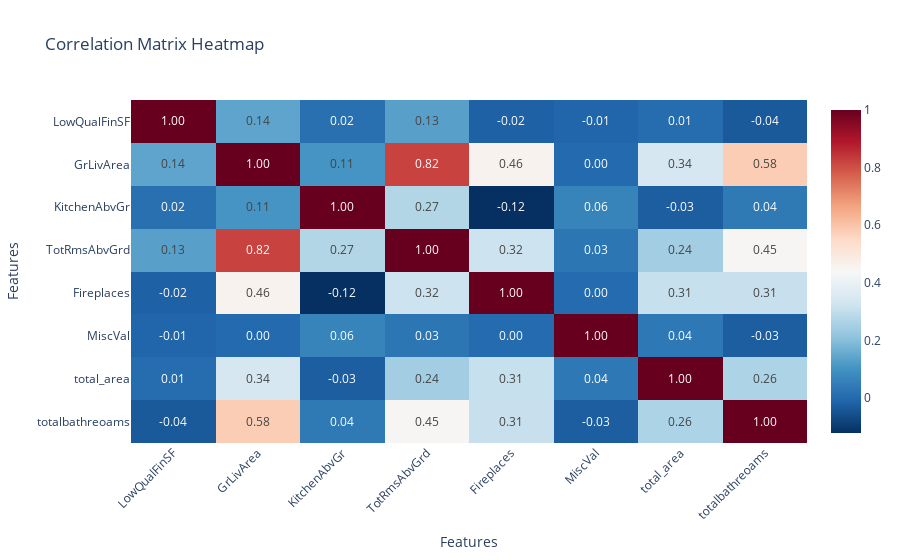

Write notebook code for a chart like this one.
### Code cell
# the correlation matrix
corr_matrix = numerical_v2.corr(numeric_only=True)
# Convert it to long format for Plotly
corr_long = corr_matrix.reset_index().melt(id_vars='index')
corr_long.columns = ['Feature1', 'Feature2', 'Correlation']
# Create Plotly heatmap
fig = px.imshow(
    corr_matrix,
    text_auto='.2f',
    color_continuous_scale='RdBu_r',
    title='Correlation Matrix Heatmap',
    aspect='auto'
)

fig.update_layout(
    xaxis_title='Features',
    yaxis_title='Features',
    xaxis_tickangle=-45
)
fig.show()

### Figure 1 — Plotly figure (JSON) as saved in the notebook; plotly's stock layout.template omitted (floating-point values rounded to 4 significant figures)
{"data": [{"coloraxis": "coloraxis", "hovertemplate": "x: %{x}<br>y: %{y}<br>color: %{z}<extra></extra>", "name": "0", "texttemplate": "%{z:.2f}", "type": "heatmap", "x": ["LowQualFinSF", "GrLivArea", "KitchenAbvGr", "TotRmsAbvGrd", "Fireplaces", "MiscVal", "total_area", "totalbathreoams"], "xaxis": "x", "y": ["LowQualFinSF", "GrLivArea", "KitchenAbvGr", "TotRmsAbvGrd", "Fireplaces", "MiscVal", "total_area", "totalbathreoams"], "yaxis": "y", "z": [[1, 0.141, 0.01556, 0.1325, -0.01924, -0.01104, 0.007096, -0.03601], [0.141, 1, 0.1053, 0.8207, 0.46, 0.0004408, 0.3427, 0.5803], [0.01556, 0.1053, 1, 0.2735, -0.1215, 0.0648, -0.02673, 0.03685], [0.1325, 0.8207, 0.2735, 1, 0.3194, 0.03012, 0.2441, 0.4481], [-0.01924, 0.46, -0.1215, 0.3194, 1, 0.004239, 0.3098, 0.3103], [-0.01104, 0.0004408, 0.0648, 0.03012, 0.004239, 1, 0.0351, -0.02638], [0.007096, 0.3427, -0.02673, 0.2441, 0.3098, 0.0351, 1, 0.2636], [-0.03601, 0.5803, 0.03685, 0.4481, 0.3103, -0.02638, 0.2636, 1]]}], "layout": {"coloraxis": {"colorscale": [[0, "rgb(5,48,97)"], [0.1, "rgb(33,102,172)"], [0.2, "rgb(67,147,195)"], [0.3, "rgb(146,197,222)"], [0.4, "rgb(209,229,240)"], [0.5, "rgb(247,247,247)"], [0.6, "rgb(253,219,199)"], [0.7, "rgb(244,165,130)"], [0.8, "rgb(214,96,77)"], [0.9, "rgb(178,24,43)"], [1, "rgb(103,0,31)"]]}, "title": {"text": "Correlation Matrix Heatmap"}, "xaxis": {"anchor": "y", "domain": [0, 1], "tickangle": -45, "title": {"text": "Features"}}, "yaxis": {"anchor": "x", "autorange": "reversed", "domain": [0, 1], "title": {"text": "Features"}}}}
